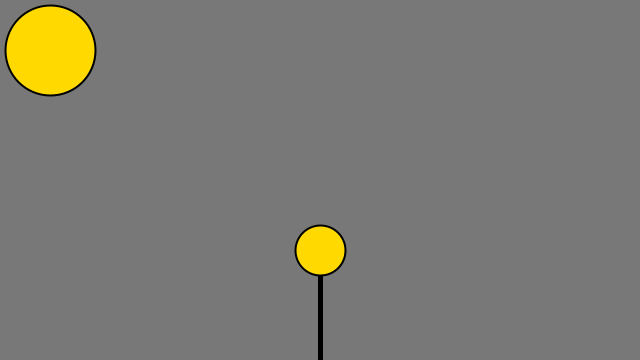
Frame 1 (no input)
Frame 60 (the mouse pressed at the canvas centre just before this capture): identical to frame 1, image omitted
Frame 120 (the mouse held since frame 60 and released just before this capture): identical to frame 1, image omitted

The Processing sketch that drew this single still picture (run headless with seeded random() and noise(); from frame 60 on, the mouse is pressed at the canvas centre):

// Processing sketch: functions
// ── functions.pde
void setup(){
  size(640,360);
}

void sunshine(float x, float y, float radius){
  fill(255,217,0);
  strokeWeight(2);
  circle(x,y,radius);
}
void lollipop(){
  strokeWeight(5);
  line(width/2,height, width/2, height-100);
}

void draw(){
  background(120);
  sunshine(50, 50, 90);
  lollipop();
  sunshine(width/2, height-110, 50);

}
